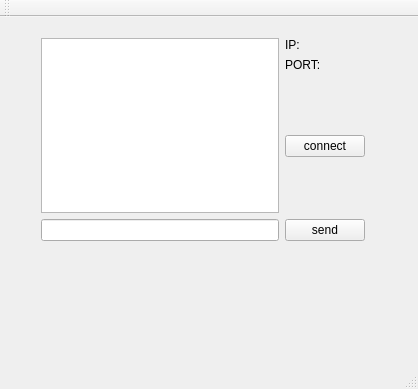
<?xml version="1.0" encoding="UTF-8"?>
<ui version="4.0">
 <class>MainWindow</class>
 <widget class="QMainWindow" name="MainWindow">
  <property name="geometry">
   <rect>
    <x>0</x>
    <y>0</y>
    <width>418</width>
    <height>389</height>
   </rect>
  </property>
  <property name="windowTitle">
   <string>MainWindow</string>
  </property>
  <widget class="QWidget" name="centralWidget">
   <widget class="QWidget" name="">
    <property name="geometry">
     <rect>
      <x>30</x>
      <y>10</y>
      <width>346</width>
      <height>225</height>
     </rect>
    </property>
    <layout class="QGridLayout" name="gridLayout">
     <item row="2" column="1">
      <widget class="QPushButton" name="pushButton">
       <property name="text">
        <string>send</string>
       </property>
      </widget>
     </item>
     <item row="2" column="0">
      <widget class="QLineEdit" name="lineEdit"/>
     </item>
     <item row="0" column="1">
      <layout class="QVBoxLayout" name="verticalLayout">
       <item>
        <widget class="QLabel" name="label">
         <property name="text">
          <string>IP:</string>
         </property>
        </widget>
       </item>
       <item>
        <widget class="QLabel" name="label_2">
         <property name="text">
          <string>PORT:</string>
         </property>
        </widget>
       </item>
       <item>
        <spacer name="verticalSpacer_2">
         <property name="orientation">
          <enum>Qt::Vertical</enum>
         </property>
         <property name="sizeHint" stdset="0">
          <size>
           <width>20</width>
           <height>40</height>
          </size>
         </property>
        </spacer>
       </item>
       <item>
        <widget class="QPushButton" name="pushButton_2">
         <property name="text">
          <string>connect</string>
         </property>
        </widget>
       </item>
       <item>
        <spacer name="verticalSpacer">
         <property name="orientation">
          <enum>Qt::Vertical</enum>
         </property>
         <property name="sizeHint" stdset="0">
          <size>
           <width>20</width>
           <height>40</height>
          </size>
         </property>
        </spacer>
       </item>
      </layout>
     </item>
     <item row="0" column="0">
      <widget class="QTextEdit" name="textEdit"/>
     </item>
    </layout>
   </widget>
  </widget>
  <widget class="QMenuBar" name="menuBar">
   <property name="geometry">
    <rect>
     <x>0</x>
     <y>0</y>
     <width>418</width>
     <height>22</height>
    </rect>
   </property>
  </widget>
  <widget class="QToolBar" name="mainToolBar">
   <attribute name="toolBarArea">
    <enum>TopToolBarArea</enum>
   </attribute>
   <attribute name="toolBarBreak">
    <bool>false</bool>
   </attribute>
  </widget>
  <widget class="QStatusBar" name="statusBar"/>
 </widget>
 <layoutdefault spacing="6" margin="11"/>
 <resources/>
 <connections/>
</ui>
